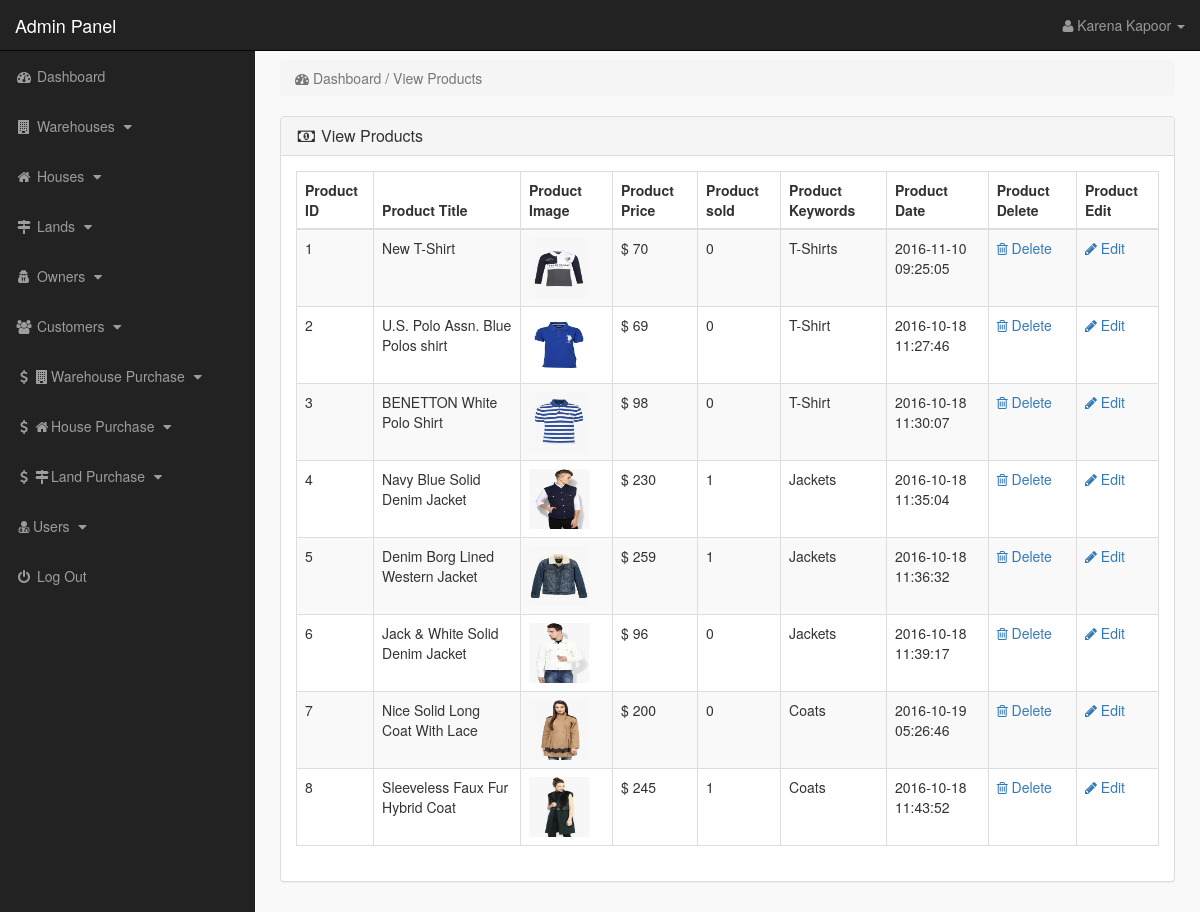
Page /index.php?view_products (signed in) on the committed database.
### tables this page shows
CREATE TABLE IF NOT EXISTS `products` (
`product_id` int(10) NOT NULL,
  `p_cat_id` int(10) NOT NULL,
  `cat_id` int(10) NOT NULL,
  `date` timestamp NOT NULL DEFAULT CURRENT_TIMESTAMP ON UPDATE CURRENT_TIMESTAMP,
  `product_title` text NOT NULL,
  `product_img1` text NOT NULL,
  `product_img2` text NOT NULL,
  `product_img3` text NOT NULL,
  `product_price` int(10) NOT NULL,
  `product_desc` text NOT NULL,
  `product_keywords` text NOT NULL
);

### view_products.php (the view, shortened to what this page needs)
<?php
if (!isset($_SESSION['admin_email'])) {
    echo "<script>window.open('login.php','_self')</script>";
} else {
    ?>
    <div class="row">
        <div class="col-lg-12">
            <ol class="breadcrumb">
                <li class="active">
                    <i class="fa fa-dashboard"></i> Dashboard / View Products
                </li>
            </ol>
        </div>
    </div>
    <div class="row">
        <div class="col-lg-12">
            <div class="panel panel-default">
                <div class="panel-heading">
                    <h3 class="panel-title">
                        <i class="fa fa-money fa-fw"></i> View Products
                    </h3>
                </div>
                <div class="panel-body">
                    <div class="table-responsive">
                        <table class="table table-bordered table-hover table-striped">
                            <thead>
                            <tr>
                                <th>Product ID</th>
                                <th>Product Title</th>
                                <th>Product Image</th>
                                <th>Product Price</th>
                                <th>Product sold</th>
                                <th>Product Keywords</th>
                                <th>Product Date</th>
                                <th>Product Delete</th>
                                <th>Product Edit</th>
                            </tr>
                            </thead>
                            <tbody>
                            <?php
                            $i = 0;
                            $get_pro = "select * from products";
                            $run_pro = mysqli_query($con, $get_pro);
                            while ($row_pro = mysqli_fetch_array($run_pro)) {
                                $pro_id = $row_pro['product_id'];
                                $pro_title = $row_pro['product_title'];
                                $pro_image = $row_pro['product_img1'];
                                $pro_price = $row_pro['product_price'];
                                $pro_keywords = $row_pro['product_keywords'];
                                $pro_date = $row_pro['date'];
                                $i++;
                                ?>
                                <tr>
                                    <td><?php echo $i; ?></td>
                                    <td><?php echo $pro_title; ?></td>
                                    <td>
                                        <img class="image3" src="product_images/<?php echo $pro_image; ?>" width="60" height="60"></td>
                                    <td>$ <?php echo $pro_price; ?></td>
                                    <td>
                                        <?php
                                        $get_sold = "select * from pending_orders where product_id='$pro_id'";
                                        $run_sold = mysqli_query($con, $get_sold);
                                        $count = mysqli_num_rows($run_sold);
                                        echo $count;
                                        ?>
                                    </td>
                                    <td> <?php echo $pro_keywords; ?> </td>
                                    <td><?php echo $pro_date; ?></td>
                                    <td>
                                        <a href="index.php?delete_product=<?php echo $pro_id; ?>">
                                            <i class="fa fa-trash-o"> </i> Delete
                                        </a>
                                    </td>
                                    <td>
                                        <a href="index.php?edit_product=<?php echo $pro_id; ?>">
                                            <i class="fa fa-pencil"> </i> Edit
                                        </a>
                                    </td>
                                </tr>
                            <?php } ?>
                            </tbody>
                        </table>
                    </div>
                </div>
            </div>
        </div>
    </div>
<?php } ?>

### includes/sidebar.php (shortened to what this page needs)
<?php
if (!isset($_SESSION['admin_email'])) {
    echo "<script>window.open('login.php','_self')</script>";
} else {
    ?>
    <nav class="navbar navbar-inverse navbar-fixed-top">
        <div class="navbar-header">
            <a class="navbar-brand" href="index.php?dashboard">Admin Panel</a>
        </div>
        <ul class="nav navbar-right top-nav">
            <li class="dropdown">
                <a href="#" class="dropdown-toggle" data-toggle="dropdown">
                    <i class="fa fa-user"></i>
                    <?php echo $admin_name; ?> <b class="caret"></b>
                </a>
            </li>
        </ul>
        <div class="collapse navbar-collapse navbar-ex1-collapse">
            <ul class="nav navbar-nav side-nav">
                <li>
                    <a href="index.php?dashboard">
                        <i class="fa fa-fw fa-dashboard"></i> Dashboard
                    </a>
                </li>
                <li class="item" id='ware' data-toggle="collapse" data-target="#warehouses">
                    <a href="#ware" class="">
                        <i class="fa fa-fw fa-building"></i> Warehouses
                        <i class="fa fa-fw fa-caret-down"></i>
                    </a>
                </li>
                <li class="item" id='house' data-toggle="collapse" data-target="#houses">
                    <a href="#house" class="">
                        <i class="fa fa-fw fa-home"></i> Houses
                        <i class="fa fa-fw fa-caret-down"></i>
                    </a>
                </li>
                <li class="item" id='land' data-toggle="collapse" data-target="#lands">
                    <a href="#land" class="">
                        <i class="fa fa-fw fa-map-signs"></i> Lands
                        <i class="fa fa-fw fa-caret-down"></i>
                    </a>
                </li>
                <li class="item" id='owner' data-toggle="collapse" data-target="#owners">
                    <a href="#owner" class="">
                        <i class="fa fa-fw fa-user-secret"></i> Owners
                        <i class="fa fa-fw fa-caret-down"></i>
                    </a>
                </li>
                <li class="item" id='customer' data-toggle="collapse" data-target="#customers">
                    <a href="#customer" class="">
                        <i class="fa fa-fw fa-users"></i> Customers
                        <i class="fa fa-fw fa-caret-down"></i>
                    </a>
                </li>
                <li class="item" id='purchase_w' data-toggle="collapse" data-target="#purchases_w">
                    <a href="#purchase_w" class="">
                        <i class="fa fa-fw fa-dollar"></i><i class="fa fa-fw fa-building"></i>Warehouse Purchase
                        <i class="fa fa-fw fa-caret-down"></i>
                    </a>
                </li>
                <li class="item" id='purchase_h' data-toggle="collapse" data-target="#purchases_h">
                    <a href="#purchase_h" class="">
                        <i class="fa fa-fw fa-dollar"></i><i class="fa fa-fw fa-home"></i>House Purchase
                        <i class="fa fa-fw fa-caret-down"></i>
                    </a>
                </li>
                <li class="item" id='purchase_l' data-toggle="collapse" data-target="#purchases_l">
                    <a href="#purchase_l" class="">
                        <i class="fa fa-fw fa-dollar"></i><i class="fa fa-fw fa-map-signs"></i>Land Purchase
                        <i class="fa fa-fw fa-caret-down"></i>
                    </a>
                </li>
                <li class="item" id='user' data-toggle="collapse" data-target="#users">
                    <a href="#user" class="">
                        <i class="fa fa-fw fa-user-md"></i></i>Users
                        <i class="fa fa-fw fa-caret-down"></i>
                    </a>
                </li>
                <li>
                    <a href="logout.php">
                        <i class="fa fa-fw fa-power-off"></i> Log Out
                    </a>
                </li>
            </ul>
        </div>
    </nav>
<?php } ?>

### css/style.css (style rules this page uses)
body { margin-top: 100px; }
@media (min-width: 768px) { body { margin-top: 50px; } }
.top-nav { padding: 0 15px; }
.top-nav > li { display: inline-block; float: left; }
.top-nav > li > a { padding-top: 15px; padding-bottom: 15px; line-height: 20px; color: #999; }
@media (min-width: 768px) { .side-nav { position: fixed; top: 51px; width: 255px; border-radius: 0; overflow-y: auto; background-color: #222; bottom: 0; overflow-x: hidden; padding-bottom: 40px; } }
@media (min-width: 768px) { .side-nav > li > a { width: 255px; } }
.panel-body { border-radius: 5px; }

### view_products.php (style rules this page uses)
.image3 { -webkit-transition: all 0.7s ease; transition: all 0.7s ease; }

### rows in the picture
products: product_title "New T-Shirt", product_img1 (picture), product_price "70", count "0", product_keywords "T-Shirts", date "2016-11-10 09:25:05"
products: product_title "U.S. Polo Assn. Blue Polos shirt", product_img1 (picture), product_price "69", count "0", product_keywords "T-Shirt", date "2016-10-18 11:27:46"
products: product_title "BENETTON White Polo Shirt", product_img1 (picture), product_price "98", count "0", product_keywords "T-Shirt", date "2016-10-18 11:30:07"
products: product_title "Navy Blue Solid Denim Jacket", product_img1 (picture), product_price "230", count "1", product_keywords "Jackets", date "2016-10-18 11:35:04"
products: product_title "Denim Borg Lined Western Jacket", product_img1 (picture), product_price "259", count "1", product_keywords "Jackets", date "2016-10-18 11:36:32"
products: product_title "Jack & White Solid Denim Jacket", product_img1 (picture), product_price "96", count "0", product_keywords "Jackets", date "2016-10-18 11:39:17"
products: product_title "Nice Solid Long Coat With Lace", product_img1 (picture), product_price "200", count "0", product_keywords "Coats", date "2016-10-19 05:26:46"
products: product_title "Sleeveless Faux Fur Hybrid Coat", product_img1 (picture), product_price "245", count "1", product_keywords "Coats", date "2016-10-18 11:43:52"

### other values in the picture
$admin_name "Karena Kapoor"
